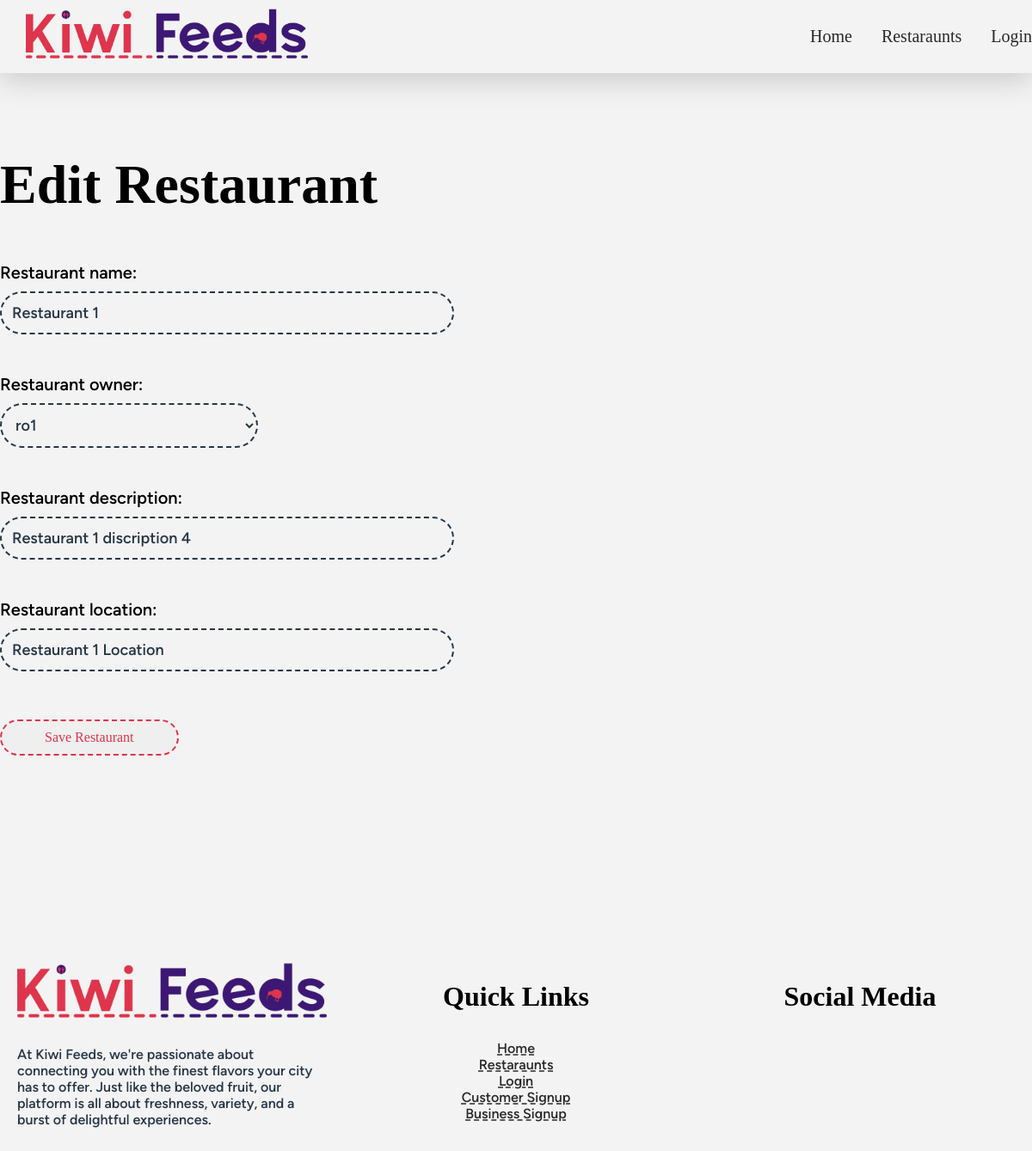
The app's page /restaurants/1/edit/, older data.
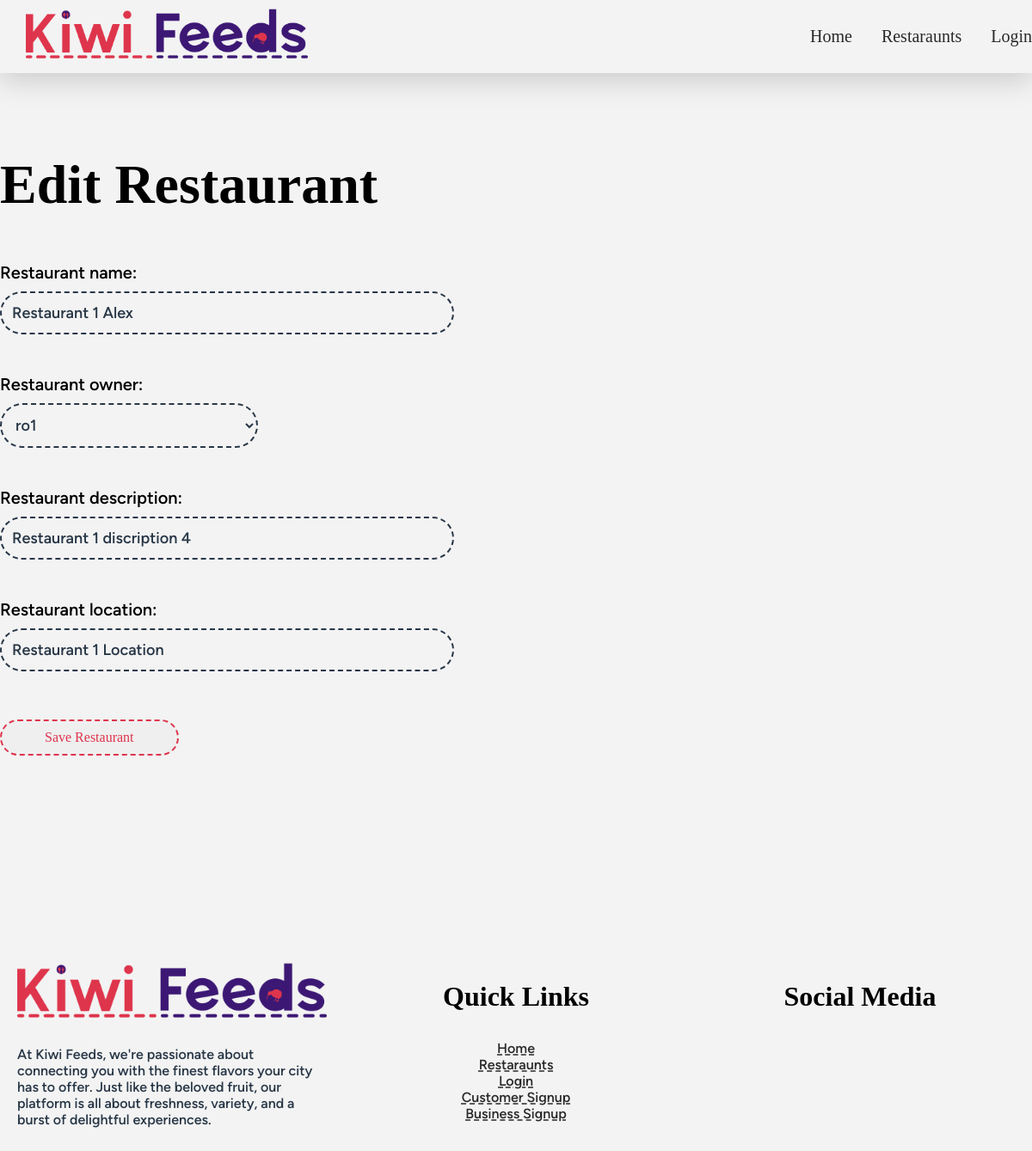
The same page, newer data.
### app_restaurants/models.py (models this page shows, shortened)
class Restaurant(models.Model):
    restaurant_name = models.CharField(max_length=255)
    restaurant_description = models.CharField(max_length=255)
    restaurant_location = models.CharField(max_length=255)
    restaurant_owner = models.ForeignKey('app_user.UserProfile',on_delete=models.PROTECT, related_name='restaurant_owner_user',null=True,blank=True)

### app_restaurants/views.py (the view)
# urls.py: path("<int:restaurant_id>/edit/", RestaurantEditView, name="edit-restaurant"),
def RestaurantEditView(request, restaurant_id):
    restaurant = Restaurant.objects.get(pk=restaurant_id)
    if request.method == 'POST':
        if 'edit_restaurant_form' in request.POST:
            restaurant_form = RestaurantForm(request.POST, instance=restaurant)
            if restaurant_form.is_valid():
                restaurant_form.save()
                return HttpResponseRedirect(f"/restaurants/{restaurant.id}")
    else:
        restaurant_form = RestaurantForm(instance=restaurant)
    context={
         "restaurant_form": restaurant_form,
        "restaurant": restaurant,
    }
    return render(request, 'app_restaurants/edit_restaurant.html', context)

### app_restaurants/forms.py
class RestaurantForm(ModelForm):
    class Meta:
        model = Restaurant
        fields = ["restaurant_name","restaurant_owner","restaurant_description","restaurant_location"]

### app_user/models.py (called while the page is built)
    def __str__(self):
        return f'{self.this_user.username} '

### templates/app_restaurants/edit_restaurant.html (shortened to what this page needs)
{% extends 'base/base.html' %}
{% block content %}
<section>
    <h1>Edit Restaurant</h1>
    <form method="post">
        {{ restaurant_form.as_p }}
        <button class="btn btn-action" type="submit" name="edit_restaurant_form">Save Restaurant</button>
      </form>
</section>
{% endblock%}

Row changes from the older to the newer data that the page shows:
changed Restaurant "ro1": restaurant_name "Restaurant 1" → "Restaurant 1 Alex"
